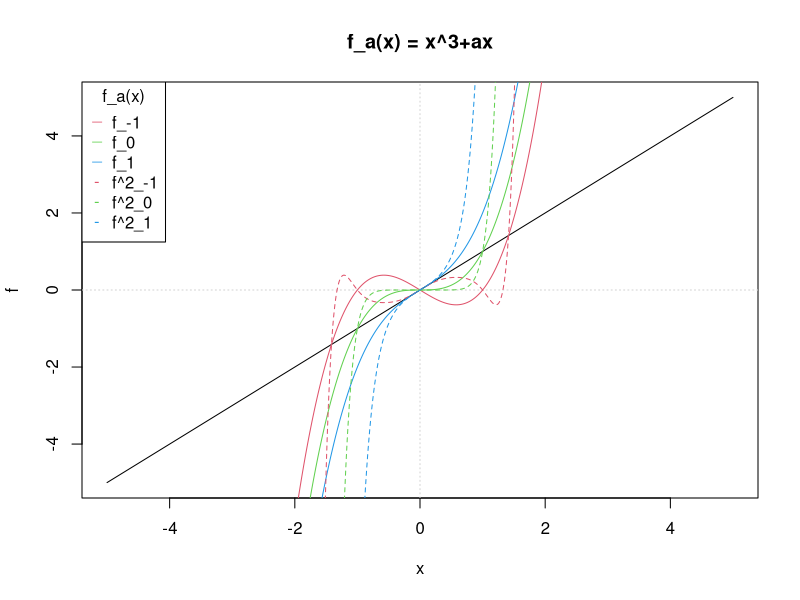
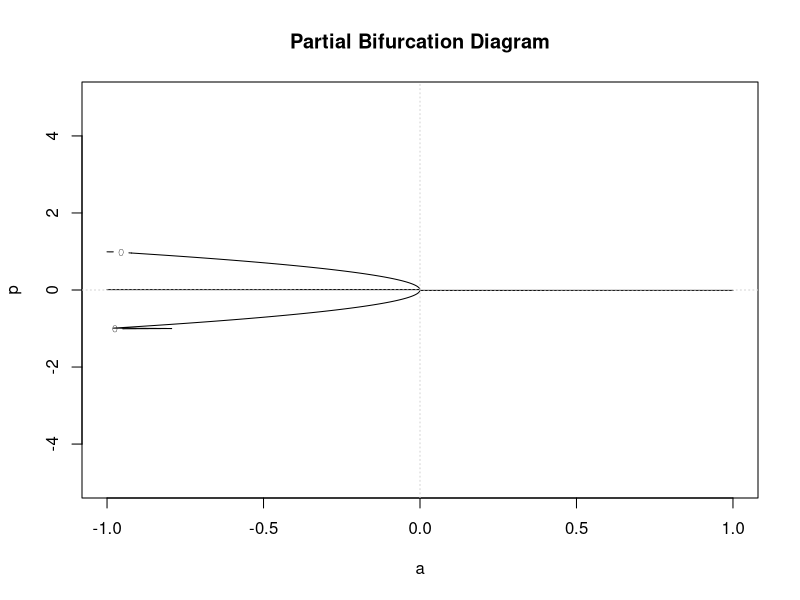
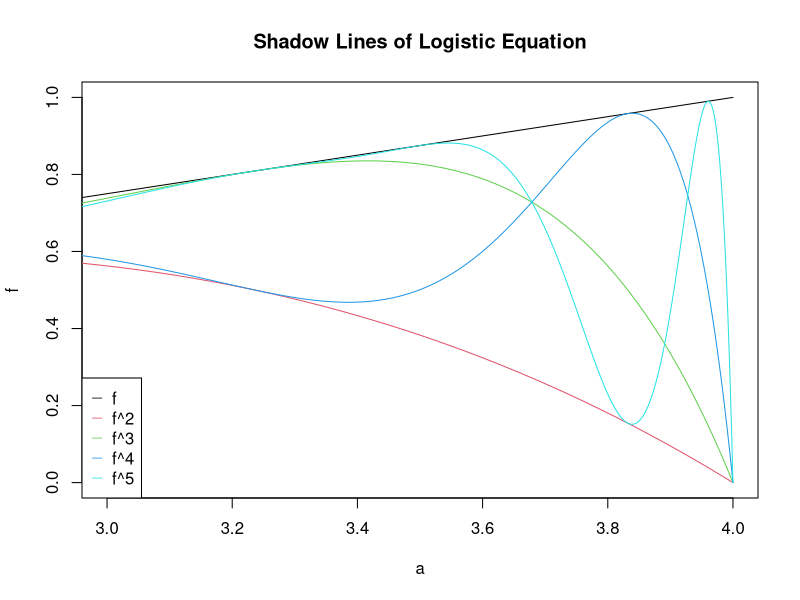

Recreate these plots in R, in order.
## ---- chunk 1
knitr::opts_chunk$set(echo = TRUE)
## ---- chunk 2
a = -1:1
x = seq(from = -5, to = 5, by = 0.01)

plot(x, x, type = "l", main = "f_a(x) = x^3+ax", ylab = "f")
grid(nx = 2, ny = 2)

f = function(a, x) {
  x^3+a*x
}

for (i in 1:length(a)) {
  lines(x, f(a[i], x), col = i + 1, lty = 1)
}

for (i in 1:length(a)) {
  lines(x, f(a[i], f(a[i], x)), col = i + 1, lty = 2)
}

legend("topleft", c(paste0("f_", a), paste0("f^2_", a)), col = 2:(length(a) + 1), pch = c("_", "_", "_", "-", "-", "-"), title = "f_a(x)")
## ---- chunk 3
z<-outer(a,x,f)
contour(a,x,z, levels = 0, xlab = "a", ylab = "p", main = "Partial Bifurcation Diagram")
grid(nx = 2, ny = 2)
## ---- chunk 4
a = seq(from = 0, to = 4, by = .001)
x = .5
n = 5
f = a*x*(1-x)
plot(a, f, type = 'n', xlim = c(3,4), ylim = c(0,1), main = "Shadow Lines of Logistic Equation")
for (i in 1:n) {
  lines(a, f, col = i)
  f = a*f*(1-f)
}
legend("bottomleft", c("f", paste0("f^", 2:n)), pch = "_", col = 1:n)
## ---- chunk 5
a = matrix(NA, nrow = 7)
p = matrix(NA, nrow = 7)
d = matrix(NA, nrow = 7)
r = matrix(NA, nrow = 7)

a[2] = 7
a[3] = 10
p[1] = 1
d[3] = a[3] - a[2]
r[3] = 4.7514
r[4] = 4.6562
r[5] = 4.6682
r[6] = 4.6687
r[7] = 4.6693
for (i in 2:length(p)) {
  p[i] = p[i - 1] * 2
}

for (i in 4:length(r)) {
  d[i] = (1 / r[i]) * d[i - 1]
  a[i] = d[i] + a[i - 1]
}

BifPointTab = cbind(a, p, d, r)
colnames(BifPointTab) = c("Bifurcation Point", "Period", "Difference", "Ratio")
BifPointTab

print(paste0("Approx. value of a where chaos can be observed: ~", BifPointTab[7, 1]))
